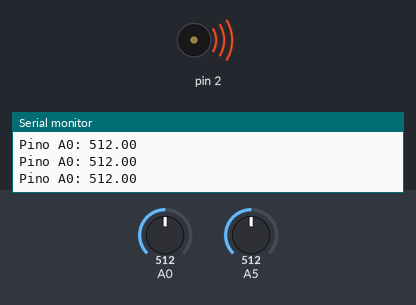
The sketch below on a simulated Arduino Uno, built with avr-gcc and run on an emulated ATmega328P. Shown: buzzer (waves = sounding), the last lines printed to the serial monitor. The test bench sets the inputs (shaded band); at power-on: A0 = 512, A5 = 512.

Above: at 1.2 s.
1.3 s: A0 set to 491
At 3.2 s:
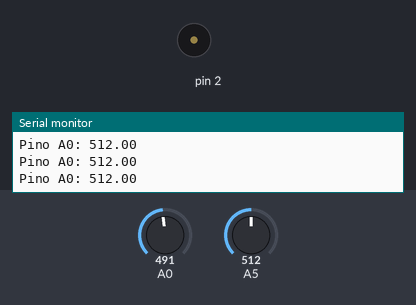
3.8 s: A5 set to 987
5.3 s: A5 set to 1018
8.3 s: A0 set to 510
At 9.5 s:
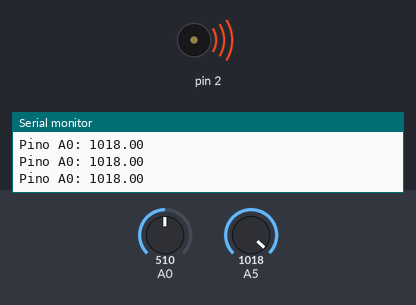
9.8 s: A0 set to 490
At 11.7 s:
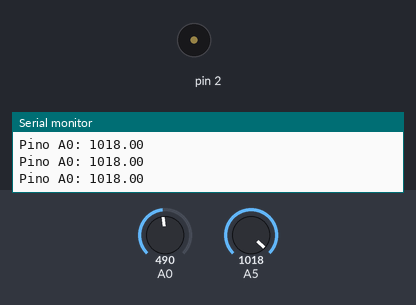
Timing chart, 0 to 13.2 s (numbered marks = the images above; inputs shaded):
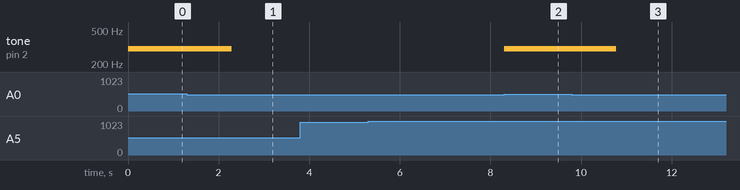

Measured:
- the behaviour switches between 501 and 500 on A0 (found by bisection; images 0 and 1)
- after the input at 1.3 s, tone on pin 2: 300 Hz → silent after 0.99 s
- after the input at 8.3 s, tone on pin 2: silent → 300 Hz at once
- after the input at 9.8 s, tone on pin 2: 300 Hz → silent after 0.98 s

The sketch:

Main.ino
```cpp
void setup() {
    pinMode(2, OUTPUT);
    pinMode(A0, INPUT);
    pinMode(6, INPUT);
    pinMode(A5, INPUT);
    Serial.begin(9600);
}

void loop() {
    float luz = analogRead(A0);
    float gas = analogRead(A5);
    //Serial.println(luz);
    if(luz > 500){
        tone(2, 300, 1000);
      }

    Serial.print("Pino A0: ");
    Serial.println(gas);
}
```
